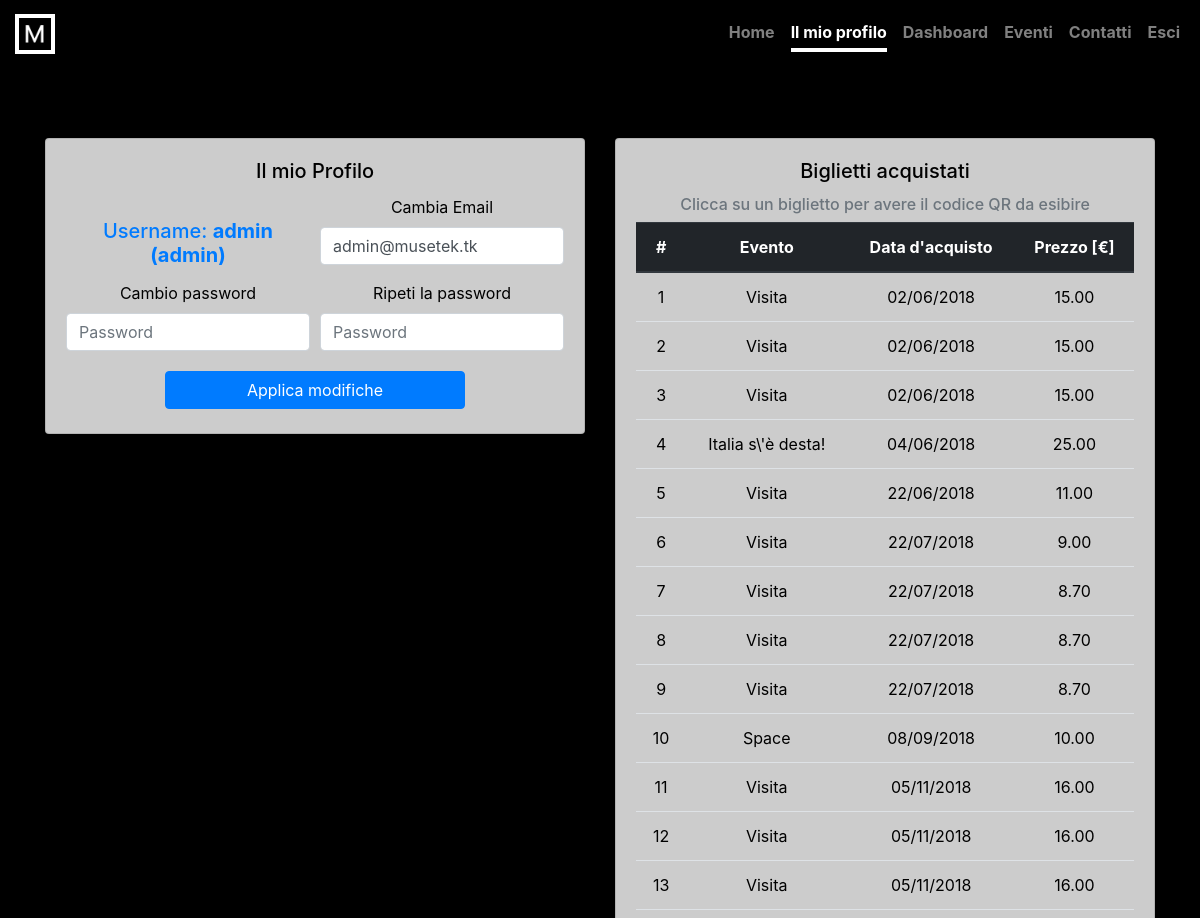
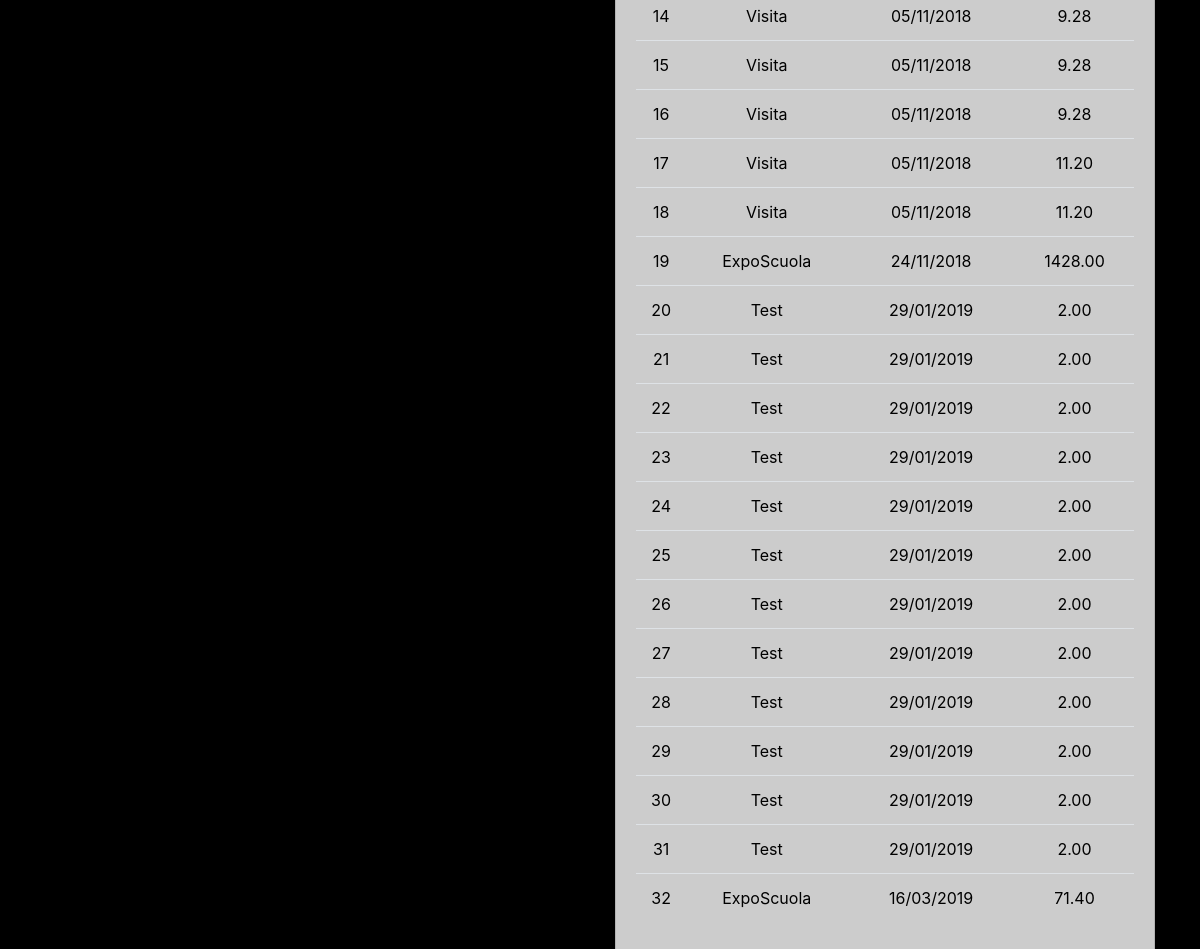
The page /aboutme.php (signed in) on the database its author committed (2 pictures, top to bottom).
### tables this page shows
CREATE TABLE `utente` (
  `id` bigint(20) NOT NULL,
  `name` varchar(65) NOT NULL,
  `mail` varchar(255) NOT NULL,
  `pass` varchar(255) NOT NULL,
  `role` int(2) NOT NULL DEFAULT '1'
);

CREATE TABLE `biglietto` (
  `id` bigint(20) NOT NULL,
  `codUser` bigint(20) NOT NULL,
  `codCat` bigint(20) DEFAULT NULL,
  `codTimeSlot` bigint(20) NOT NULL,
  `datePurchase` datetime NOT NULL,
  `dateValidity` date NOT NULL,
  `totalPrice` decimal(10,2) NOT NULL,
  `validation` varchar(32) NOT NULL
);

CREATE TABLE `fasciaoraria` (
  `id` bigint(20) NOT NULL,
  `codEvent` bigint(20) NOT NULL,
  `startHour` time NOT NULL,
  `minutes` int(11) NOT NULL,
  `day` tinyint(4) NOT NULL
);

CREATE TABLE `evento` (
  `id` bigint(20) NOT NULL,
  `name` varchar(63) NOT NULL,
  `description` text NOT NULL,
  `startDate` date DEFAULT NULL,
  `endDate` date DEFAULT NULL,
  `price` decimal(10,0) NOT NULL,
  `maxSeats` int(11) NOT NULL
);

### src/classes/Database.php (called while the page is built, shortened)
<?php
	class Database{
		private static $instance;
		private $mysqli;
		public function __construct(){
			$this->mysqli = new \mysqli('localhost','musetek','jEthR2QDnQbi8SgU','mms');
			$this->mysqli->set_charset('utf8mb4');
		}
		public static function init(){
			if(is_null(self::$instance)){
				self::$instance = new Database();
			}
			return self::$instance;
		}
		public function querySelect($query){
			$ris = $this->mysqli->query($query);
			if($ris){
				return $ris->fetch_all(MYSQLI_ASSOC);
			}
			return false;
		}
	}
?>

### src/classes/User.php (called while the page is built, shortened)
<?php
	require_once $_SERVER["DOCUMENT_ROOT"].'/src/includes/autoload.php';
	class User{
		private static $mysqli;
		private $id;
		private $name;
		private $email;
		private $role;
		function __construct($userId){
			self::$mysqli = DB::init();
			$sql = "SELECT * FROM utente WHERE id = $userId";
			$userData = self::$mysqli->querySelect($sql);
			if($userData){
				$this->id = $userId;
				$this->name = $userData[0]['name'];
				$this->email = $userData[0]['mail'];
				$this->role = $userData[0]['role'];
			}else{
				throw new Exception("ID utente non esistente");
			}
		}
		public static function init(){
			self::$mysqli = DB::init();
		}
		function getName(){
			return $this->name;
		}
		function getMail(){
			return $this->email;
		}
		function getRole(){
			return $this->role;
		}
		public function getUserTickets(){
			$tickets = array();
			$allts = self::$mysqli->querySelect('SELECT * FROM biglietto WHERE codUser="'.$this->id.' AND codTimeSlot IN (SELECT id FROM fasciaoraria)"');
			for($i=0;$i<count($allts);$i++){
				try{
					array_push($tickets,new Ticket($allts[$i]['id']));
				}catch(Exception $e){
				}
			}
			return $tickets;
		}
	}
?>

### src/classes/Security.php (called while the page is built, shortened)
<?php
	require_once $_SERVER["DOCUMENT_ROOT"].'/src/includes/autoload.php';
	class Security{
		public static function verSession(){
			return self::verAutoLogin();
		}
		public static function getUserFromSession(){
			$return = false;
			if(isset($_SESSION['user'])){
				$return = new User($_SESSION['user']);
			}
			return $return;
		}
		public static function isAdmin(){
			return self::verSession() && self::getUserFromSession()->getRole()>1;
		}
		public static function verAutoLogin(){
			if(isset($_SESSION['user'])){
				return true;
			}
			return false;
		}
	}
?>

### src/includes/autoload.php (called while the page is built, shortened)
<?php
	spl_autoload_register(function($className){
		$array=explode('\\', $className);
		$inclusion=$_SERVER["DOCUMENT_ROOT"].'/src/classes/'.$array[count($array)-1].'.php';
	});
?>

### src/classes/Ticket.php (called while the page is built, shortened)
<?php
	require_once $_SERVER["DOCUMENT_ROOT"].'/src/includes/autoload.php';
	class Ticket{
		private static $mysqli;
		private $id;
		private $codTimeSlot;
		private $datePurchase;
		private $totalPrice;
		public function __construct($id){
			$biglietto = self::$mysqli->querySelect('select * from biglietto where id='.$id);
			if(count($biglietto) == 1){
				$this->id = $biglietto[0]['id'];
				$this->codUser = new User($biglietto[0]['codUser']);
				$this->codCat = new Category($biglietto[0]['codCat']);
				$this->codTimeSlot = new TimeSlot($biglietto[0]['codTimeSlot']);
				$this->datePurchase = $biglietto[0]['datePurchase'];
				$this->totalPrice = $biglietto[0]['totalPrice'];
				$idAcc = self::$mysqli->querySelect("select codAccessory from bigliettoAccessorio where codTicket='".$this->id."'");
				foreach($idAcc as $acc){
					$this->accessories[] = new Accessory($acc['codAccessory']);
				}
			}else{
				throw new Exception('Id non valido');
			}
		}
		public static function init(){
			self::$mysqli = DB::init();
		}
		public function getId(){
		    return $this->id;
		}
		public function getTimeSlot(){
		    return $this->codTimeSlot;
		}
		public function getDatePurchase(){
		    return $this->datePurchase;
		}
		public function getTotalPrice(){
		    return $this->totalPrice;
		}
		public function getEvent(){
			return new Expo($this->getTimeSlot()->getCodEvent());
		}
	}
?>

### src/classes/Category.php (called while the page is built, shortened)
<?php
    require_once $_SERVER["DOCUMENT_ROOT"].'/src/includes/autoload.php';
    class Category{
        private static $mysqli=null;
        public function __construct($id){
            self::$mysqli = DB::init();
            $cat = self::$mysqli->querySelect('SELECT * FROM categoria WHERE id='.$id);
        }
    }
?>

### src/classes/TimeSlot.php (called while the page is built, shortened)
<?php
	require_once $_SERVER["DOCUMENT_ROOT"].'/src/includes/autoload.php';
	class TimeSlot{
		private static $mysqli=null;
		private $codEvent;
		public function __construct($id, $codEvent=null, $startHour=null, $minutes=null, $day=null){
			if(is_null(self::$mysqli)){
				self::$mysqli = DB::init();
			}
			if(!empty($codEvent) && !is_null($startHour) && !is_null($minutes) && !is_null($day)){
				$this->id = $id;
				$this->startHour = $startHour;
				$this->minutes = $minutes;
				$this->day = $day;
			}else{
				$sql = "SELECT * FROM fasciaoraria WHERE id=$id";
				$row = self::$mysqli->querySelect($sql);
				if(count($row) > 0){
					$this->codEvent = $row[0]['codEvent'];
				}else{
					throw new \Exception("ID timeslot non esistente");
				}
			}
		}
		public static function init(){
			self::$mysqli = DB::init();
		}
		public static function getSlots($codEvent){
			$slots = array(1 => array(), 2 => array(), 3 => array(), 4 => array(), 5 => array(), 6 => array(), 7 => array());
			$sql = "SELECT id, codEvent, startHour, minutes, day FROM fasciaoraria WHERE codEvent = $codEvent AND minutes > 0 ORDER BY day, startHour, minutes";
			$rows = self::$mysqli->querySelect($sql);
			foreach($rows as $row){
				$slots[$row['day']][] = new TimeSlot($row['id'], $row['codEvent'], $row['startHour'], $row['minutes'], $row['day']);
			}
			return $slots;
		}
		public function getCodEvent(){
			return $this->codEvent;
		}
	}
?>

### src/classes/Accessory.php (called while the page is built, shortened)
<?php
    require_once $_SERVER["DOCUMENT_ROOT"].'/src/includes/autoload.php';
	class Accessory{
		private static $mysqli = null;
		public function __construct($id) {
			if(is_null(self::$mysqli)){
				self::$mysqli = DB::init();
			}
			$acc = self::$mysqli->querySelect('select * from accessorio where id='.$id);
		}
	}
?>

### src/classes/Expo.php (called while the page is built, shortened)
<?php
	require_once $_SERVER["DOCUMENT_ROOT"].'/src/includes/autoload.php';
	class Expo{
		private static $mysqli=null;
		private $name;
		public function __construct($id){
			if(is_null(self::$mysqli)){
				self::$mysqli = DB::init();
			}
			$sql = "SELECT * FROM evento WHERE id=$id";
			$row = self::$mysqli->querySelect($sql)[0];
			$this->name = $row['name'];
			$this->timeSlots = TimeSlot::getSlots($id);
		}
		public function getName(){
			return $this->name;
		}
	}
?>

### src/aboutme.php (the view, shortened to what this page needs)
<?php
	require_once 'includes/autoload.php';
	if (Security::verSession()){
		$user = Security::getUserFromSession();
	}else{
		header('Location: signin.php');
	}
	$htmlTickets = '';
	$allts = $user->getUserTickets();
	for($i=0;$i<count($allts);$i++){
		$htmlTickets .= '<tr class="user-ticket handCursor" valId="'.$allts[$i]->getId().'"><td>'.($i+1).'</td><td class="ev-name">'.$allts[$i]->getEvent()->getName().'</td><td>'.date('d/m/Y',strtotime($allts[$i]->getDatePurchase())).'</td><td>'.$allts[$i]->getTotalPrice().'</td></tr>';
	}
?>
<!doctype html>
<html lang="it">
	<head>
		<link href="./css/bootstrap.min.css" rel="stylesheet">
		<link href="./css/style.css" rel="stylesheet">
		<link href="./css/cover.css" rel="stylesheet">
	</head>
	<body class="text-center">
		<div class="container-fluid cover-container d-flex h-100 mx-auto flex-column">
			<?php
				include './includes/header.php';
			?>
			<main role="main">
				<div class="row align-items-center justify-content-center">
					<div class="container mrg-top align-items-center justify-content-center">
						<div class="row mt-3 mt-lg-5">
							<div class="col-12 col-md-6 offset-md-3">
							</div>
							<div class="col-12 col-sm-12 col-md-12 col-lg-6">
								<div class="card" style="background-color: rgba(255, 255, 255, 0.8); color: black;" id="cardProfile">
									<div class="card-body">
										<h5 class="card-title">Il mio Profilo</h5>
										<form class="align-items-center justify-content-center">
											<div class="form-row">
												<div class="col-12 col-sm-12 col-md-12 col-lg-6 col-xl-6">
													<br>
													<h5 class="text-primary">Username: <strong><?=(!Security::isAdmin() ? $user->getName() : $user->getName().' (admin)')?></strong></h5>
												</div>
												<div class="col-12 col-sm-12 col-md-12 col-lg-6 col-xl-6">
													<div class="form-group">
														<label for="profileChangeMail">Cambia Email</label>
														<input type="email" class="form-control" id="profileChangeMail" value="<?php echo $user->getMail(); ?>">
													</div>
												</div>
												<div class="col-12 col-sm-12 col-md-12 col-lg-6 col-xl-6">
													<div class="form-group">
														<label for="profileChangePass1">Cambio password</label>
														<input type="password" class="form-control" id="profileChangePass1" placeholder="Password">
													</div>
												</div>
												<div class="col-12 col-sm-12 col-md-12 col-lg-6 col-xl-6">
													<div class="form-group">
														<label for="profileChangePass2">Ripeti la password</label>
														<input type="password" class="form-control" id="profileChangePass2" placeholder="Password">
													</div>
												</div>
											</div>
											<div class="form-row align-items-center justify-content-center">
												<button class="btn btn-primary m-1" id="btnEditProfile" style="width: 300px;">Applica modifiche</button>
											</div>
										</form>
									</div>
								</div>
							</div>
							<div class="col-12 col-sm-12 col-md-12 col-lg-6">
								<div class="card mt-3 mt-lg-0" style="background-color: rgba(255, 255, 255, 0.8); color: black;" id="cardPurchasedTickets">
									<div class="card-body">
										<h5 class="card-title">Biglietti acquistati</h5>
										<h6 class="text-muted">Clicca su un biglietto per avere il codice QR da esibire</h6>
										<div class="table-responsive">
											<table class="table table-hover">
												<thead class="thead-dark">
													<th>#</th>
													<th>Evento</th>
													<th>Data d'acquisto</th>
													<th>Prezzo [€]</th>
												</thead>
												<tbody id="profilePurchasedTickets">
														<?php echo $htmlTickets; ?>
												</tbody>
											</table>
										</div>
									</div>
								</div>
							</div>
						</div>
					</div>
				</div>
			</main>
		</div>
	</body>
</html>

### src/includes/header.php
<header class="masthead w-100 position-fixed">
	<div class="inner">
		<a href="index.php">
			<img href="index.php" id="logo" src="images/logo.png" class="position-absolute"></img>
		</a>
		<nav class="nav nav-masthead justify-content-center">
			<a class="nav-link <?=(PAGENAME == 'home' ? 'active' : '')?>" href="./"><span class="d-none d-md-block">Home</span><i class="d-md-none d-block" data-feather="home"></i></a>
			<?=(!MMS\Security::verSession() ? '' : '<a class="nav-link '.(PAGENAME == 'aboutme' ? 'active' : '').'" href="./aboutme.php"><span class="d-none d-md-block">Il mio profilo</span><i class="d-md-none d-block" data-feather="user"></i></a>')?>
			<?=(!MMS\Security::isAdmin() ? '' : '<a class="nav-link '.(PAGENAME == 'dashboard' ? 'active' : '').'" href="./dashboard.php"><span class="d-none d-md-block">Dashboard</span><i class="d-md-none d-block" data-feather="shield"></i></a>')?>
			<a class="nav-link <?=(PAGENAME == 'events' ? 'active' : '')?>" href="./events.php"><span class="d-none d-md-block">Eventi</span><i class="d-md-none d-block" data-feather="book-open"></i></a>
			<a class="nav-link <?=(PAGENAME == 'aboutus' ? 'active' : '')?>" href="./aboutus.php"><span class="d-none d-md-block">Contatti</span><i class="d-md-none d-block" data-feather="map-pin"></i></a>
			<?=(!MMS\Security::verSession() ? '' : '<a class="nav-link" href="./logout.php"><span class="d-none d-md-block">Esci</span><i class="d-md-none d-block" data-feather="log-out"></i></a>')?>
		</nav>
	</div>
</header>

### src/css/style.css (style rules this page uses)
#logo { width: 40px; height: 40px; top: 50%; transform: translateY(-50%); left: 15px; }
.handCursor { cursor: pointer; }

### src/css/cover.css (style rules this page uses)
a, a:focus, a:hover { color: #fff; }
html, body { height: 100%; }
body { display: -ms-flexbox; display: flex; color: black; overflow-y: auto; }
main { color: white; padding-top: calc(4.3rem + 20px); }
.masthead { margin-bottom: 2rem; z-index: 999; background-color: rgba(0,0,0,0.8); padding-top: 1rem; padding-bottom: 1rem; left: 0 }
.nav { margin-right: 20px; }
.nav-masthead .nav-link { padding: .25rem 0; font-weight: 700; color: rgba(255, 255, 255, .5); background-color: transparent; border-bottom: .25rem solid transparent; }
.nav-masthead .nav-link + .nav-link { margin-left: 1rem; }
.nav-masthead .active { color: #fff; border-bottom-color: #fff; }
@media (min-width: 48em) { .nav-masthead { float: right; } }
body { background-color: black; }
body:before { background-image: url('../images/background.jpg'); background-size: cover; content: ""; filter: brightness(0.7) blur(5px); position: fixed; height: calc(100% + 100px); width: calc(100% + 100px); top: -25px; left: -25px; z-index: -1; }

### rows shown on the page
utente: name "admin", mail "admin@musetek.tk"
biglietto: codTimeSlot.name "Visita", datePurchase "02/06/2018", totalPrice "15.00"
biglietto: codTimeSlot.name "Visita", datePurchase "02/06/2018", totalPrice "15.00"
biglietto: codTimeSlot.name "Visita", datePurchase "02/06/2018", totalPrice "15.00"
biglietto: codTimeSlot.name "Italia s\\'è desta!", datePurchase "04/06/2018", totalPrice "25.00"
biglietto: codTimeSlot.name "Visita", datePurchase "22/06/2018", totalPrice "11.00"
biglietto: codTimeSlot.name "Visita", datePurchase "22/07/2018", totalPrice "9.00"
biglietto: codTimeSlot.name "Visita", datePurchase "22/07/2018", totalPrice "8.70"
biglietto: codTimeSlot.name "Visita", datePurchase "22/07/2018", totalPrice "8.70"
biglietto: codTimeSlot.name "Visita", datePurchase "22/07/2018", totalPrice "8.70"
biglietto: codTimeSlot.name "Space", datePurchase "08/09/2018", totalPrice "10.00"
biglietto: codTimeSlot.name "Visita", datePurchase "05/11/2018", totalPrice "16.00"
biglietto: codTimeSlot.name "Visita", datePurchase "05/11/2018", totalPrice "16.00"
biglietto: codTimeSlot.name "Visita", datePurchase "05/11/2018", totalPrice "16.00"
biglietto: codTimeSlot.name "Visita", datePurchase "05/11/2018", totalPrice "9.28"
biglietto: codTimeSlot.name "Visita", datePurchase "05/11/2018", totalPrice "9.28"
biglietto: codTimeSlot.name "Visita", datePurchase "05/11/2018", totalPrice "9.28"
biglietto: codTimeSlot.name "Visita", datePurchase "05/11/2018", totalPrice "11.20"
biglietto: codTimeSlot.name "Visita", datePurchase "05/11/2018", totalPrice "11.20"
biglietto: codTimeSlot.name "ExpoScuola", datePurchase "24/11/2018", totalPrice "1428.00"
biglietto: codTimeSlot.name "Test", datePurchase "29/01/2019", totalPrice "2.00"
biglietto: codTimeSlot.name "Test", datePurchase "29/01/2019", totalPrice "2.00"
biglietto: codTimeSlot.name "Test", datePurchase "29/01/2019", totalPrice "2.00"
biglietto: codTimeSlot.name "Test", datePurchase "29/01/2019", totalPrice "2.00"
biglietto: codTimeSlot.name "Test", datePurchase "29/01/2019", totalPrice "2.00"
biglietto: codTimeSlot.name "Test", datePurchase "29/01/2019", totalPrice "2.00"
biglietto: codTimeSlot.name "Test", datePurchase "29/01/2019", totalPrice "2.00"
biglietto: codTimeSlot.name "Test", datePurchase "29/01/2019", totalPrice "2.00"
biglietto: codTimeSlot.name "Test", datePurchase "29/01/2019", totalPrice "2.00"
biglietto: codTimeSlot.name "Test", datePurchase "29/01/2019", totalPrice "2.00"
biglietto: codTimeSlot.name "Test", datePurchase "29/01/2019", totalPrice "2.00"
biglietto: codTimeSlot.name "Test", datePurchase "29/01/2019", totalPrice "2.00"
biglietto: codTimeSlot.name "ExpoScuola", datePurchase "16/03/2019", totalPrice "71.40"
